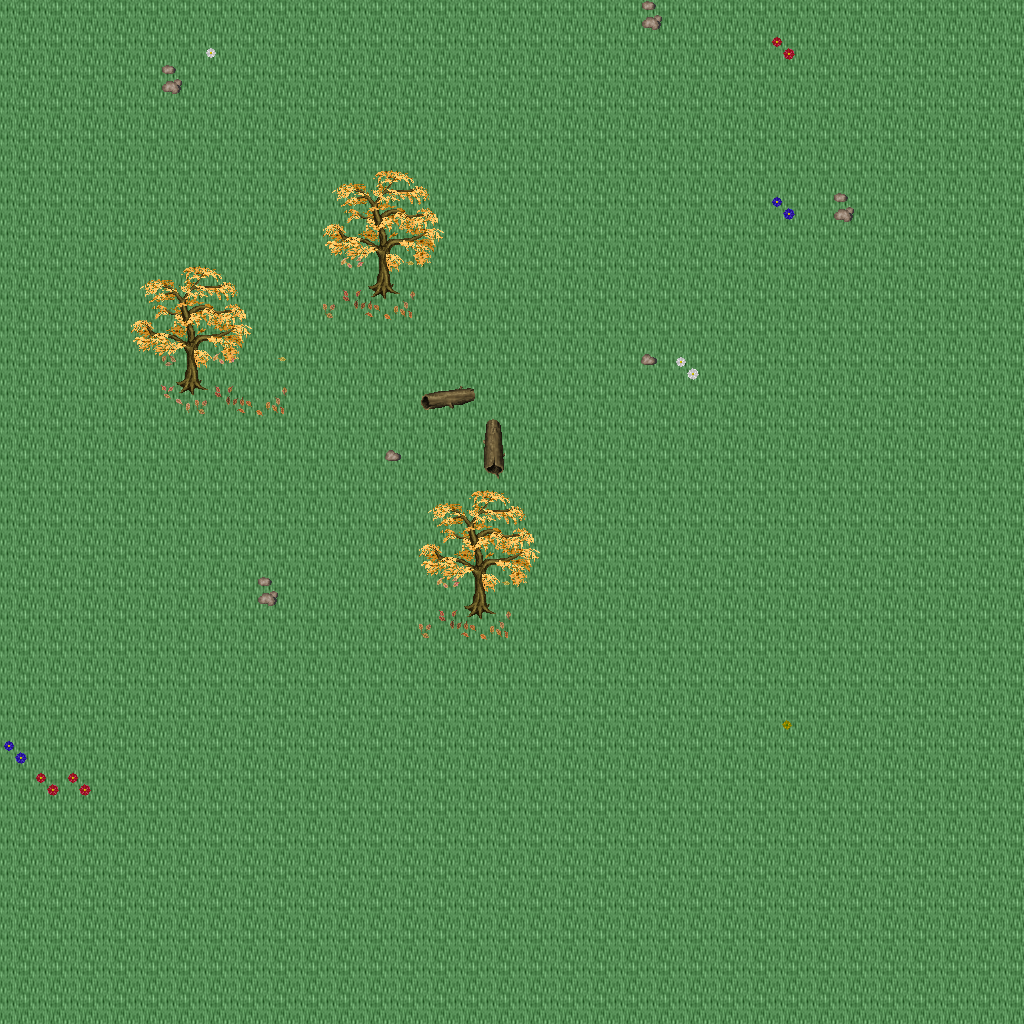

A level layout from a 2D game, rendered from its tile map. Below: a short description, then the map file with tile-grid data replaced by summaries:
An orthogonal 32x32 tile map with 32x32 px tiles, 5 tile layers (Ground, Objects, Objects2, Above, ...), 1 hidden layer not drawn, 20 tilesets.

<map version="1.10" tiledversion="1.11.0" orientation="orthogonal" renderorder="right-down" width="32" height="32" tilewidth="32" tileheight="32" infinite="0" nextlayerid="11" nextobjectid="1">
 <tileset firstgid="1" name="logic_collision" tilewidth="32" tileheight="32" tilecount="1" columns="1">
  <image source="../drawable/logic_collision.png" width="32" height="32" />
 </tileset>
 <tileset firstgid="2" name="ground_ground" tilewidth="32" tileheight="32" tilecount="33" columns="3">
  <image source="../drawable/ground_ground.png" width="96" height="352" />
 </tileset>
 <tileset firstgid="35" name="ground_rock_pebbles" tilewidth="32" tileheight="32" tilecount="3" columns="1">
  <image source="../drawable/ground_rock_pebbles.png" width="32" height="96" />
 </tileset>
 <tileset firstgid="38" name="ground_grass_corners" tilewidth="32" tileheight="32" tilecount="24" columns="6">
  <image source="../drawable/ground_grass_corners.png" width="192" height="128" />
 </tileset>
 <tileset firstgid="62" name="ground_grass_edges" tilewidth="32" tileheight="32" tilecount="36" columns="12">
  <image source="../drawable/ground_grass_edges.png" width="384" height="96" />
 </tileset>
 <tileset firstgid="98" name="ground_grass_2" tilewidth="32" tileheight="32" tilecount="21" columns="3">
  <image source="../drawable/ground_grass_2.png" width="96" height="224" />
 </tileset>
 <tileset firstgid="119" name="plant_leaves" tilewidth="32" tileheight="32" tilecount="8" columns="4">
  <image source="../drawable/plant_leaves.png" width="128" height="64" />
 </tileset>
 <tileset firstgid="127" name="plant_tree_tree_darkgreen" tilewidth="32" tileheight="32" tilecount="88" columns="8">
  <image source="../drawable/plant_tree_tree_darkgreen.png" width="256" height="352" />
 </tileset>
 <tileset firstgid="215" name="plant_tree_fall_trees" tilewidth="32" tileheight="32" tilecount="40" columns="8">
  <image source="../drawable/plant_tree_fall_trees.png" width="256" height="160" />
 </tileset>
 <tileset firstgid="255" name="plant_tree_pine_tree" tilewidth="32" tileheight="32" tilecount="20" columns="4">
  <image source="../drawable/plant_tree_pine_tree.png" width="128" height="160" />
 </tileset>
 <tileset firstgid="275" name="plant_stump_hollow_logs" tilewidth="32" tileheight="32" tilecount="6" columns="3">
  <image source="../drawable/plant_stump_hollow_logs.png" width="96" height="64" />
 </tileset>
 <tileset firstgid="281" name="plant_stump_small_stump" tilewidth="32" tileheight="32" tilecount="4" columns="2">
  <image source="../drawable/plant_stump_small_stump.png" width="64" height="64" />
 </tileset>
 <tileset firstgid="285" name="plant_stump_stump_purple" tilewidth="32" tileheight="32" tilecount="4" columns="2">
  <image source="../drawable/plant_stump_stump_purple.png" width="64" height="64" />
 </tileset>
 <tileset firstgid="289" name="plant_flower_daisy_blue" tilewidth="32" tileheight="32" tilecount="8" columns="2">
  <image source="../drawable/plant_flower_daisy_blue.png" width="64" height="128" />
 </tileset>
 <tileset firstgid="297" name="plant_flower_daisy_red" tilewidth="32" tileheight="32" tilecount="8" columns="2">
  <image source="../drawable/plant_flower_daisy_red.png" width="64" height="128" />
 </tileset>
 <tileset firstgid="305" name="plant_flower_daisy_white" tilewidth="32" tileheight="32" tilecount="8" columns="2">
  <image source="../drawable/plant_flower_daisy_white.png" width="64" height="128" />
 </tileset>
 <tileset firstgid="313" name="plant_flower_daisy_yellow" tilewidth="32" tileheight="32" tilecount="8" columns="2">
  <image source="../drawable/plant_flower_daisy_yellow.png" width="64" height="128" />
 </tileset>
 <tileset firstgid="321" name="logic_creature_animal" tilewidth="32" tileheight="32" tilecount="32" columns="8">
  <image source="../drawable/logic_creature_animal.png" width="256" height="128" />
 </tileset>
 <tileset firstgid="353" name="logic_creature_reptile" tilewidth="32" tileheight="32" tilecount="7" columns="7">
  <image source="../drawable/logic_creature_reptile.png" width="224" height="32" />
 </tileset>
 <tileset firstgid="360" name="logic_creature_fowl" tilewidth="32" tileheight="32" tilecount="6" columns="6">
  <image source="../drawable/logic_creature_fowl.png" width="192" height="32" />
 </tileset>
 <layer id="1" name="Ground" width="32" height="32">
  <data>[1024 cells, 1024 non-empty, 1 distinct tile ids]</data>
 </layer>
 <layer id="2" name="Objects" width="32" height="32">
  <data>[1024 cells, 24 non-empty, 13 distinct tile ids]</data>
 </layer>
 <layer id="3" name="Objects2" width="32" height="32">
  <data>[1024 cells, 20 non-empty, 8 distinct tile ids]</data>
 </layer>
 <layer id="4" name="Above" width="32" height="32">
  <data>[1024 cells, 48 non-empty, 16 distinct tile ids]</data>
 </layer>
 <layer id="5" name="Above2" width="32" height="32">
  <data>[1024 cells, 0 non-empty, 0 distinct tile ids]</data>
 </layer>
 <layer id="6" name="Walkable" width="32" height="32" visible="0">
  <data>[1024 cells, 10 non-empty, 1 distinct tile ids]</data>
 </layer>
 <objectgroup id="7" name="Mapevents" />
 <objectgroup id="8" name="Spawn" />
 <objectgroup id="9" name="Keys" />
 <objectgroup id="10" name="Replace" />
</map>
